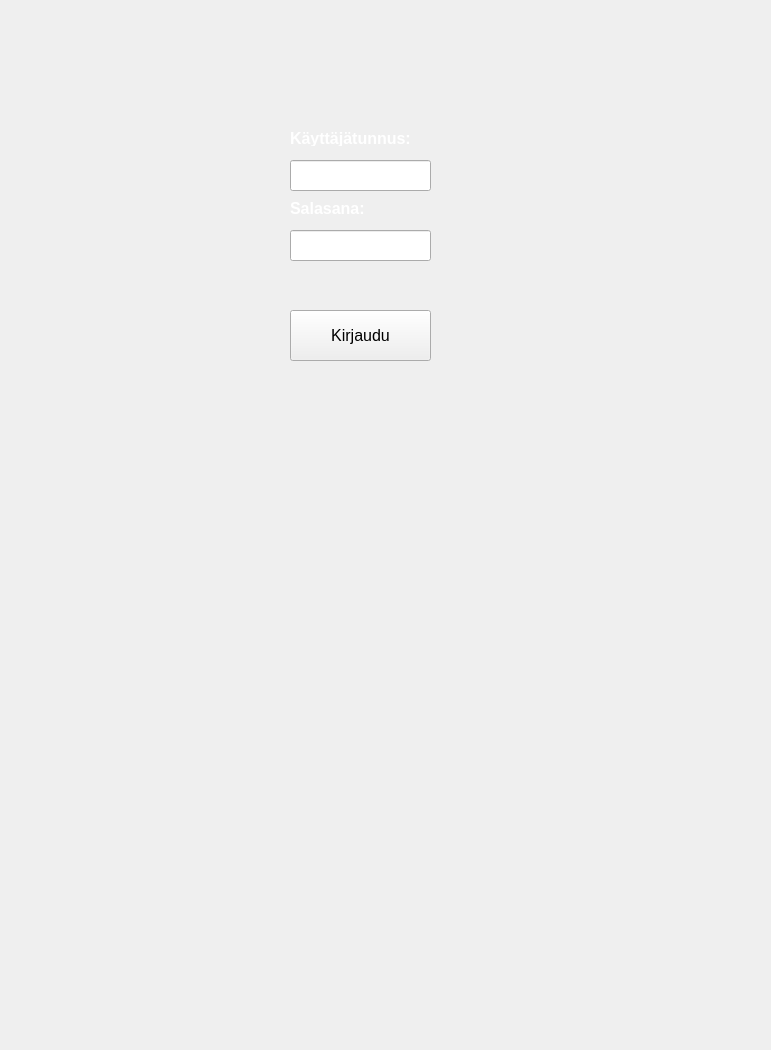
<?xml version="1.0" encoding="UTF-8"?>
<ui version="4.0">
 <class>MainWindow</class>
 <widget class="QMainWindow" name="MainWindow">
  <property name="geometry">
   <rect>
    <x>0</x>
    <y>0</y>
    <width>771</width>
    <height>1050</height>
   </rect>
  </property>
  <property name="minimumSize">
   <size>
    <width>687</width>
    <height>871</height>
   </size>
  </property>
  <property name="windowTitle">
   <string>MainWindow</string>
  </property>
  <widget class="QWidget" name="centralwidget">
   <widget class="QLineEdit" name="lineEditUsername">
    <property name="geometry">
     <rect>
      <x>290</x>
      <y>160</y>
      <width>141</width>
      <height>31</height>
     </rect>
    </property>
    <property name="font">
     <font>
      <pointsize>12</pointsize>
     </font>
    </property>
   </widget>
   <widget class="QLineEdit" name="lineEditPassword">
    <property name="geometry">
     <rect>
      <x>290</x>
      <y>230</y>
      <width>141</width>
      <height>31</height>
     </rect>
    </property>
    <property name="font">
     <font>
      <pointsize>12</pointsize>
     </font>
    </property>
    <property name="text">
     <string/>
    </property>
    <property name="echoMode">
     <enum>QLineEdit::Password</enum>
    </property>
   </widget>
   <widget class="QPushButton" name="btnLogin">
    <property name="geometry">
     <rect>
      <x>290</x>
      <y>310</y>
      <width>141</width>
      <height>51</height>
     </rect>
    </property>
    <property name="font">
     <font>
      <pointsize>12</pointsize>
     </font>
    </property>
    <property name="text">
     <string>Kirjaudu</string>
    </property>
   </widget>
   <widget class="QLabel" name="background_login">
    <property name="geometry">
     <rect>
      <x>0</x>
      <y>0</y>
      <width>791</width>
      <height>1041</height>
     </rect>
    </property>
    <property name="minimumSize">
     <size>
      <width>687</width>
      <height>871</height>
     </size>
    </property>
    <property name="text">
     <string/>
    </property>
    <property name="pixmap">
     <pixmap resource="resources.qrc">:/new/prefix1/bankautomat_front_panel.png</pixmap>
    </property>
   </widget>
   <widget class="QLabel" name="label_kayttajatunnus">
    <property name="geometry">
     <rect>
      <x>290</x>
      <y>130</y>
      <width>131</width>
      <height>16</height>
     </rect>
    </property>
    <property name="font">
     <font>
      <pointsize>12</pointsize>
      <weight>75</weight>
      <bold>true</bold>
     </font>
    </property>
    <property name="styleSheet">
     <string notr="true">color: rgb(255, 255, 255);</string>
    </property>
    <property name="text">
     <string>Käyttäjätunnus:</string>
    </property>
   </widget>
   <widget class="QLabel" name="label_salasana">
    <property name="geometry">
     <rect>
      <x>290</x>
      <y>200</y>
      <width>131</width>
      <height>16</height>
     </rect>
    </property>
    <property name="font">
     <font>
      <pointsize>12</pointsize>
      <weight>75</weight>
      <bold>true</bold>
     </font>
    </property>
    <property name="styleSheet">
     <string notr="true">color: rgb(255, 255, 255);</string>
    </property>
    <property name="text">
     <string>Salasana:</string>
    </property>
   </widget>
   <zorder>background_login</zorder>
   <zorder>lineEditUsername</zorder>
   <zorder>lineEditPassword</zorder>
   <zorder>btnLogin</zorder>
   <zorder>label_kayttajatunnus</zorder>
   <zorder>label_salasana</zorder>
  </widget>
 </widget>
 <resources>
  <include location="resources.qrc"/>
 </resources>
 <connections/>
</ui>
